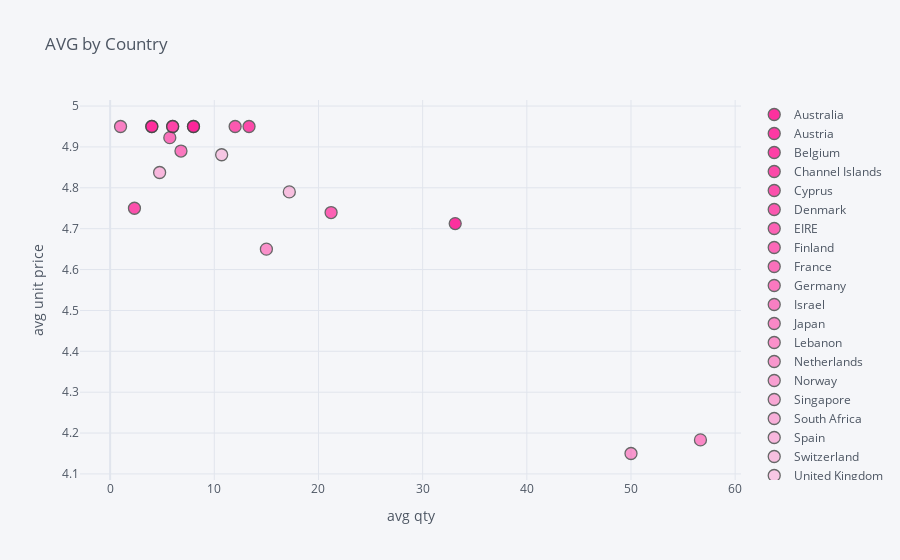

Here is the notebook cell this chart was saved with:
### Markdown cell above
## 3. Create an interactive scatter plot showing the relationship between average quantity (x-axis) and average unit price (y-axis) for the product PARTY BUNTING with the plot points color-coded by country (categories).

### Code cell
data=df.loc[df.Description=='PARTY BUNTING']

data=data.groupby('Country').mean()

data=data[['Quantity', 'UnitPrice']]

data.reset_index(inplace=True)

data.iplot(x='Quantity', y='UnitPrice', categories='Country',
          xTitle='avg qty', yTitle='avg unit price', color='pink', title='AVG by Country')

### Figure 1 — Plotly figure (JSON) as saved in the notebook; plotly's stock layout.template omitted (floating-point values rounded to 4 significant figures)
{"data": [{"marker": {"color": "rgba(255, 0, 136, 1.0)", "line": {"width": 1.3}, "opacity": 0.8, "size": 12, "symbol": "circle"}, "mode": "markers", "name": "Australia", "textfont": {"color": "#4D5663"}, "type": "scatter", "x": [33.12], "y": [4.713]}, {"marker": {"color": "rgba(255, 0, 136, 0.96)", "line": {"width": 1.3}, "opacity": 0.8, "size": 12, "symbol": "circle"}, "mode": "markers", "name": "Austria", "textfont": {"color": "#4D5663"}, "type": "scatter", "x": [8], "y": [4.95]}, {"marker": {"color": "rgba(255, 0, 136, 0.9199999999999999)", "line": {"width": 1.3}, "opacity": 0.8, "size": 12, "symbol": "circle"}, "mode": "markers", "name": "Belgium", "textfont": {"color": "#4D5663"}, "type": "scatter", "x": [4], "y": [4.95]}, {"marker": {"color": "rgba(255, 0, 136, 0.8799999999999999)", "line": {"width": 1.3}, "opacity": 0.8, "size": 12, "symbol": "circle"}, "mode": "markers", "name": "Channel Islands", "textfont": {"color": "#4D5663"}, "type": "scatter", "x": [13.33], "y": [4.95]}, {"marker": {"color": "rgba(255, 0, 136, 0.8399999999999999)", "line": {"width": 1.3}, "opacity": 0.8, "size": 12, "symbol": "circle"}, "mode": "markers", "name": "Cyprus", "textfont": {"color": "#4D5663"}, "type": "scatter", "x": [2.333], "y": [4.75]}, {"marker": {"color": "rgba(255, 0, 136, 0.8)", "line": {"width": 1.3}, "opacity": 0.8, "size": 12, "symbol": "circle"}, "mode": "markers", "name": "Denmark", "textfont": {"color": "#4D5663"}, "type": "scatter", "x": [12], "y": [4.95]}, {"marker": {"color": "rgba(255, 0, 136, 0.76)", "line": {"width": 1.3}, "opacity": 0.8, "size": 12, "symbol": "circle"}, "mode": "markers", "name": "EIRE", "textfont": {"color": "#4D5663"}, "type": "scatter", "x": [21.21], "y": [4.739]}, {"marker": {"color": "rgba(255, 0, 136, 0.72)", "line": {"width": 1.3}, "opacity": 0.8, "size": 12, "symbol": "circle"}, "mode": "markers", "name": "Finland", "textfont": {"color": "#4D5663"}, "type": "scatter", "x": [6], "y": [4.95]}, {"marker": {"color": "rgba(255, 0, 136, 0.6799999999999999)", "line": {"width": 1.3}, "opacity": 0.8, "size": 12, "symbol": "circle"}, "mode": "markers", "name": "France", "textfont": {"color": "#4D5663"}, "type": "scatter", "x": [5.727], "y": [4.923]}, {"marker": {"color": "rgba(255, 0, 136, 0.6399999999999999)", "line": {"width": 1.3}, "opacity": 0.8, "size": 12, "symbol": "circle"}, "mode": "markers", "name": "Germany", "textfont": {"color": "#4D5663"}, "type": "scatter", "x": [6.8], "y": [4.89]}, {"marker": {"color": "rgba(255, 0, 136, 0.5999999999999999)", "line": {"width": 1.3}, "opacity": 0.8, "size": 12, "symbol": "circle"}, "mode": "markers", "name": "Israel", "textfont": {"color": "#4D5663"}, "type": "scatter", "x": [1], "y": [4.95]}, {"marker": {"color": "rgba(255, 0, 136, 0.5599999999999998)", "line": {"width": 1.3}, "opacity": 0.8, "size": 12, "symbol": "circle"}, "mode": "markers", "name": "Japan", "textfont": {"color": "#4D5663"}, "type": "scatter", "x": [56.67], "y": [4.183]}, {"marker": {"color": "rgba(255, 0, 136, 0.5199999999999998)", "line": {"width": 1.3}, "opacity": 0.8, "size": 12, "symbol": "circle"}, "mode": "markers", "name": "Lebanon", "textfont": {"color": "#4D5663"}, "type": "scatter", "x": [15], "y": [4.65]}, {"marker": {"color": "rgba(255, 0, 136, 0.4799999999999998)", "line": {"width": 1.3}, "opacity": 0.8, "size": 12, "symbol": "circle"}, "mode": "markers", "name": "Netherlands", "textfont": {"color": "#4D5663"}, "type": "scatter", "x": [50], "y": [4.15]}, {"marker": {"color": "rgba(255, 0, 136, 0.44)", "line": {"width": 1.3}, "opacity": 0.8, "size": 12, "symbol": "circle"}, "mode": "markers", "name": "Norway", "textfont": {"color": "#4D5663"}, "type": "scatter", "x": [6], "y": [4.95]}, {"marker": {"color": "rgba(255, 0, 136, 0.39999999999999997)", "line": {"width": 1.3}, "opacity": 0.8, "size": 12, "symbol": "circle"}, "mode": "markers", "name": "Singapore", "textfont": {"color": "#4D5663"}, "type": "scatter", "x": [8], "y": [4.95]}, {"marker": {"color": "rgba(255, 0, 136, 0.35999999999999993)", "line": {"width": 1.3}, "opacity": 0.8, "size": 12, "symbol": "circle"}, "mode": "markers", "name": "South Africa", "textfont": {"color": "#4D5663"}, "type": "scatter", "x": [4], "y": [4.95]}, {"marker": {"color": "rgba(255, 0, 136, 0.3199999999999999)", "line": {"width": 1.3}, "opacity": 0.8, "size": 12, "symbol": "circle"}, "mode": "markers", "name": "Spain", "textfont": {"color": "#4D5663"}, "type": "scatter", "x": [4.75], "y": [4.838]}, {"marker": {"color": "rgba(255, 0, 136, 0.27999999999999986)", "line": {"width": 1.3}, "opacity": 0.8, "size": 12, "symbol": "circle"}, "mode": "markers", "name": "Switzerland", "textfont": {"color": "#4D5663"}, "type": "scatter", "x": [17.2], "y": [4.79]}, {"marker": {"color": "rgba(255, 0, 136, 0.23999999999999982)", "line": {"width": 1.3}, "opacity": 0.8, "size": 12, "symbol": "circle"}, "mode": "markers", "name": "United Kingdom", "textfont": {"color": "#4D5663"}, "type": "scatter", "x": [10.71], "y": [4.881]}], "layout": {"legend": {"bgcolor": "#F5F6F9", "font": {"color": "#4D5663"}}, "paper_bgcolor": "#F5F6F9", "plot_bgcolor": "#F5F6F9", "title": {"font": {"color": "#4D5663"}, "text": "AVG by Country"}, "xaxis": {"gridcolor": "#E1E5ED", "showgrid": true, "tickfont": {"color": "#4D5663"}, "title": {"font": {"color": "#4D5663"}, "text": "avg qty"}, "zerolinecolor": "#E1E5ED"}, "yaxis": {"gridcolor": "#E1E5ED", "showgrid": true, "tickfont": {"color": "#4D5663"}, "title": {"font": {"color": "#4D5663"}, "text": "avg unit price"}, "zerolinecolor": "#E1E5ED"}}}
